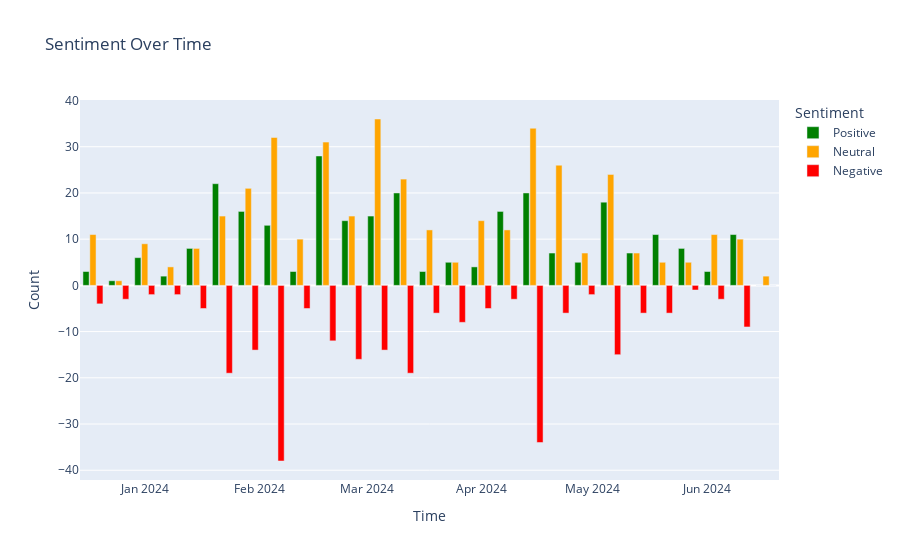

Notebook cell for this chart:
### Markdown cell above
# by week

### Code cell
# Convert the 'Date' column to datetime
df_neutrogena['Date'] = pd.to_datetime(df_neutrogena['Date'])

# Group by week and sentiment
df_neutrogena['Week'] = df_neutrogena['Date'].dt.to_period('W').apply(lambda r: r.start_time)
weekly_sentiment = df_neutrogena.groupby(['Week', 'Sentiment']).size().unstack(fill_value=0)

# Create the plot
fig = go.Figure()

# Add positive sentiments
if 'positive' in weekly_sentiment:
    fig.add_trace(go.Bar(
        x=weekly_sentiment.index,
        y=weekly_sentiment['positive'],
        name='Positive',
        marker_color='green'
    ))

# Add neutral sentiments
if 'neutral' in weekly_sentiment:
    fig.add_trace(go.Bar(
        x=weekly_sentiment.index,
        y=weekly_sentiment['neutral'],
        name='Neutral',
        marker_color='orange'
    ))

# Add negative sentiments (inverted to point downwards)
if 'negative' in weekly_sentiment:
    fig.add_trace(go.Bar(
        x=weekly_sentiment.index,
        y=-weekly_sentiment['negative'],
        name='Negative',
        marker_color='red'
    ))

# Update layout
fig.update_layout(
    title='Sentiment Over Time',
    xaxis_title='Time',
    yaxis_title='Count',
    barmode='group',
    bargap=0.2,
    bargroupgap=0.1,
    legend_title_text='Sentiment'
)

# Show the plot
fig.show()

### Figure 1 — Plotly figure (JSON) as saved in the notebook; plotly's stock layout.template omitted (floating-point values rounded to 4 significant figures)
{"data": [{"marker": {"color": "green"}, "name": "Positive", "type": "bar", "x": ["2023-12-18T00:00:00", "2023-12-25T00:00:00", "2024-01-01T00:00:00", "2024-01-08T00:00:00", "2024-01-15T00:00:00", "2024-01-22T00:00:00", "2024-01-29T00:00:00", "2024-02-05T00:00:00", "2024-02-12T00:00:00", "2024-02-19T00:00:00", "2024-02-26T00:00:00", "2024-03-04T00:00:00", "2024-03-11T00:00:00", "2024-03-18T00:00:00", "2024-03-25T00:00:00", "2024-04-01T00:00:00", "2024-04-08T00:00:00", "2024-04-15T00:00:00", "2024-04-22T00:00:00", "2024-04-29T00:00:00", "2024-05-06T00:00:00", "2024-05-13T00:00:00", "2024-05-20T00:00:00", "2024-05-27T00:00:00", "2024-06-03T00:00:00", "2024-06-10T00:00:00", "2024-06-17T00:00:00"], "y": [3, 1, 6, 2, 8, 22, 16, 13, 3, 28, 14, 15, 20, 3, 5, 4, 16, 20, 7, 5, 18, 7, 11, 8, 3, 11, 0]}, {"marker": {"color": "orange"}, "name": "Neutral", "type": "bar", "x": ["2023-12-18T00:00:00", "2023-12-25T00:00:00", "2024-01-01T00:00:00", "2024-01-08T00:00:00", "2024-01-15T00:00:00", "2024-01-22T00:00:00", "2024-01-29T00:00:00", "2024-02-05T00:00:00", "2024-02-12T00:00:00", "2024-02-19T00:00:00", "2024-02-26T00:00:00", "2024-03-04T00:00:00", "2024-03-11T00:00:00", "2024-03-18T00:00:00", "2024-03-25T00:00:00", "2024-04-01T00:00:00", "2024-04-08T00:00:00", "2024-04-15T00:00:00", "2024-04-22T00:00:00", "2024-04-29T00:00:00", "2024-05-06T00:00:00", "2024-05-13T00:00:00", "2024-05-20T00:00:00", "2024-05-27T00:00:00", "2024-06-03T00:00:00", "2024-06-10T00:00:00", "2024-06-17T00:00:00"], "y": [11, 1, 9, 4, 8, 15, 21, 32, 10, 31, 15, 36, 23, 12, 5, 14, 12, 34, 26, 7, 24, 7, 5, 5, 11, 10, 2]}, {"marker": {"color": "red"}, "name": "Negative", "type": "bar", "x": ["2023-12-18T00:00:00", "2023-12-25T00:00:00", "2024-01-01T00:00:00", "2024-01-08T00:00:00", "2024-01-15T00:00:00", "2024-01-22T00:00:00", "2024-01-29T00:00:00", "2024-02-05T00:00:00", "2024-02-12T00:00:00", "2024-02-19T00:00:00", "2024-02-26T00:00:00", "2024-03-04T00:00:00", "2024-03-11T00:00:00", "2024-03-18T00:00:00", "2024-03-25T00:00:00", "2024-04-01T00:00:00", "2024-04-08T00:00:00", "2024-04-15T00:00:00", "2024-04-22T00:00:00", "2024-04-29T00:00:00", "2024-05-06T00:00:00", "2024-05-13T00:00:00", "2024-05-20T00:00:00", "2024-05-27T00:00:00", "2024-06-03T00:00:00", "2024-06-10T00:00:00", "2024-06-17T00:00:00"], "y": [-4, -3, -2, -2, -5, -19, -14, -38, -5, -12, -16, -14, -19, -6, -8, -5, -3, -34, -6, -2, -15, -6, -6, -1, -3, -9, 0]}], "layout": {"bargap": 0.2, "bargroupgap": 0.1, "barmode": "group", "legend": {"title": {"text": "Sentiment"}}, "title": {"text": "Sentiment Over Time"}, "xaxis": {"title": {"text": "Time"}}, "yaxis": {"title": {"text": "Count"}}}}
